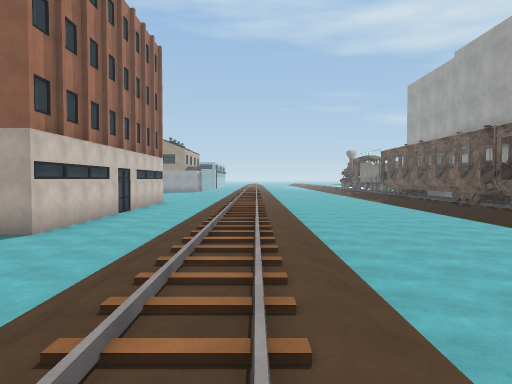
View 1 (above)

20 first-person views from a walk through a Unity game level. The camera is 1.4 m above the floor, tilts 2° down and sees 70° across. The floor is counted in squares, 2 m on a side. Each view is taken from the middle of a square. On the plan, view 1 faces up. The plan holds only what a view shows up to about 11 squares ahead; the rest is blank. The place goes on beyond the plan. Door leaves are left out, so doorways stand open. Some surface patterns are stand-ins.

View 2
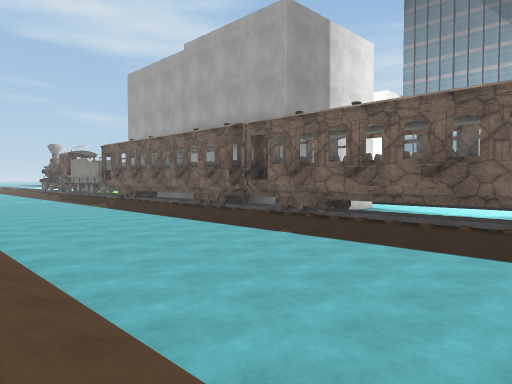

View 3
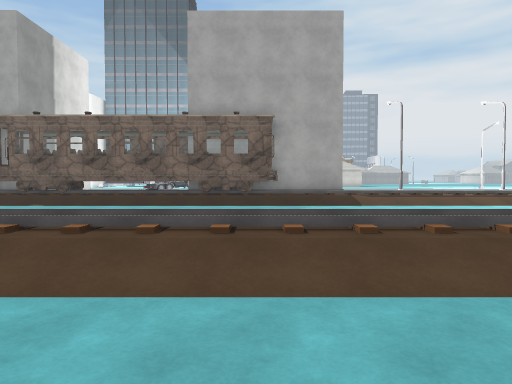

View 4
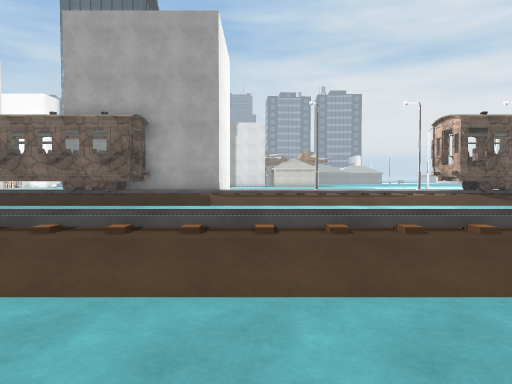

View 5
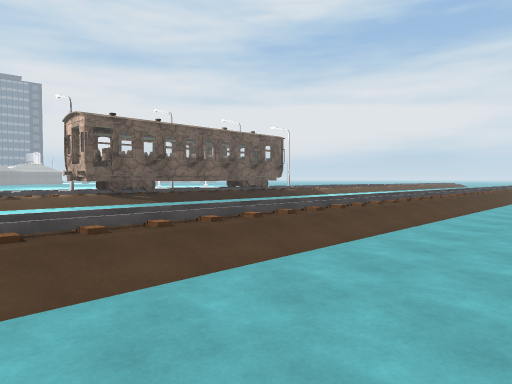

View 6
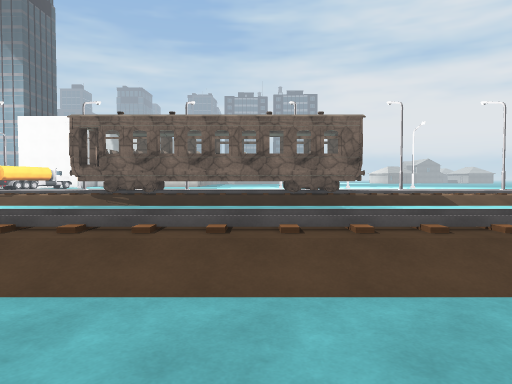

View 7
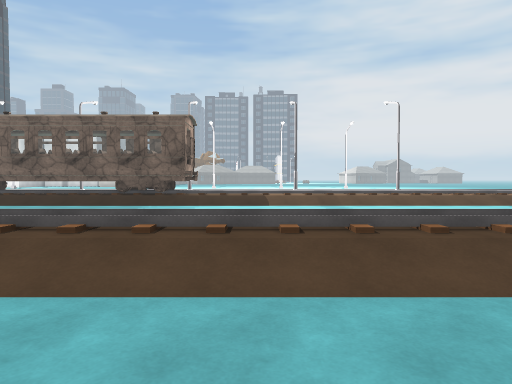

View 8
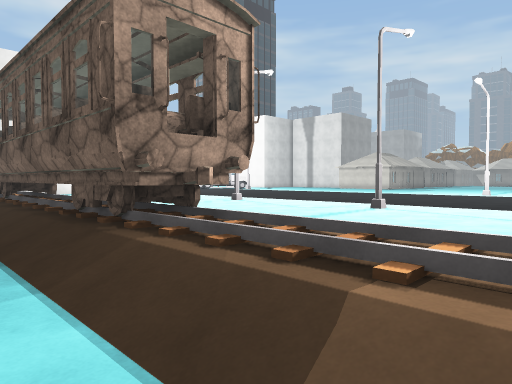

View 9
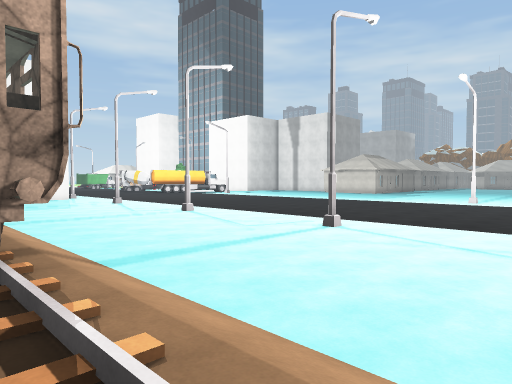

View 10
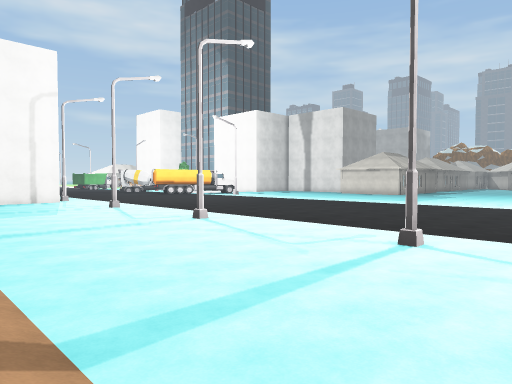

View 11
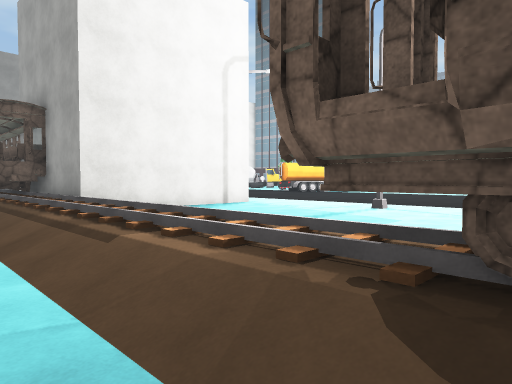

View 12
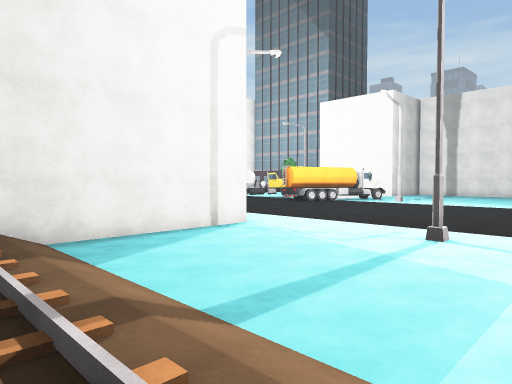

View 13
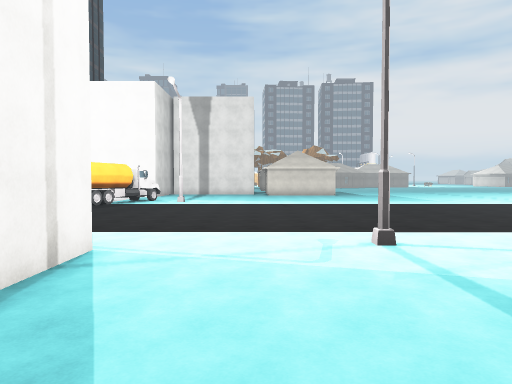

View 14
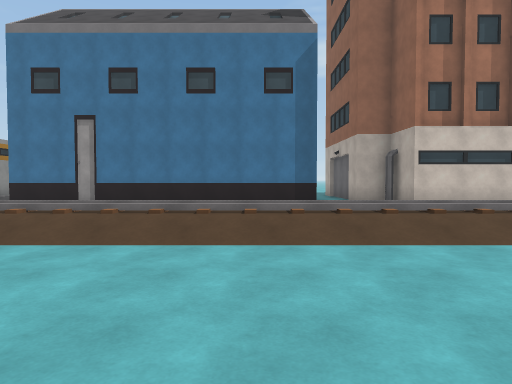

View 15
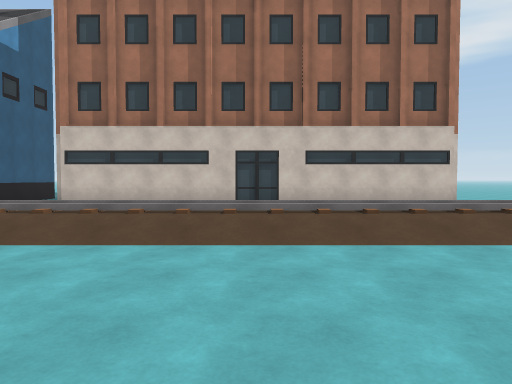

View 16
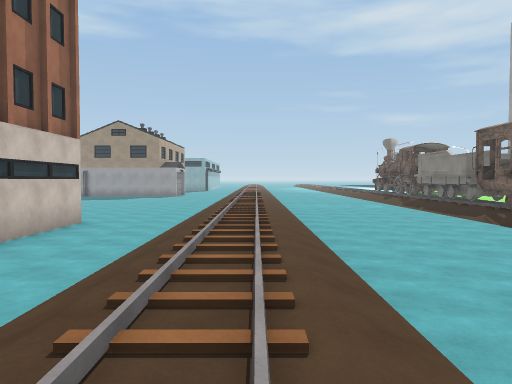

View 17
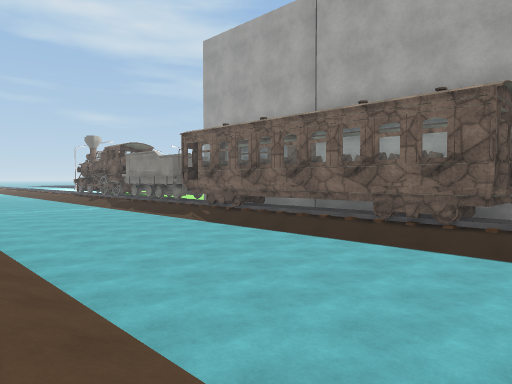

View 18
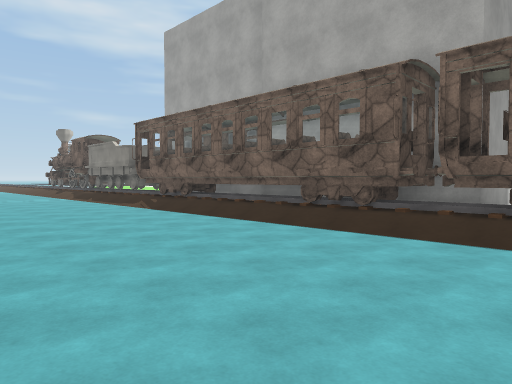

View 19
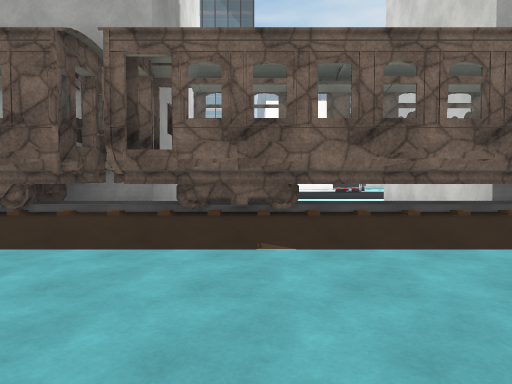

View 20
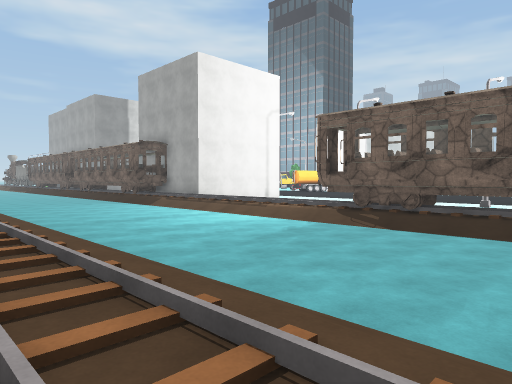

### Floor plan
Key: @ floor where view 1 was taken; # wall or solid block; . floor; / step, stairs or slope; D open door.
Columns run from 6 left of view 1 to 20 right of it. Each row starts with its distance up from view 1.
 19  ..../ /..../
 18 #....///....DD
 17 ##...///..../##
 16  #...///..../##
 15  #...///..../##
 14  #...///..../##
 13  #...///..../##
 12  #...///..../##
 11  #...///..../D#
 10  #...///..../D###
  9  #...///....D#
  8  #...///..../##
  7 ##...///..../#
  6 # ...///..../#    ..
  5   ...///..../#    ..
  4 #  ..///..../#######
  3 #  ..///..../##
  2 # ...///..../D#
  1 #  ..///.. .//#       ....
  0 #   ./@/   .//######......
 -1 #  ..///.. .///...........
 -2 # ...///.. .///...........
 -3 #  ..///....///...........
 -4   ...///....///...........
 -5   ...///....///....#......
 -6   ...///....///...........
 -7   ...///....///...........
 -8    ..///....DDD...........
 -9    ..///..../##...........
-10    ..///..../##....#......
-11    ..///..../# .........
-12    ..///..../# ..........
-13   ...///.  ./# ...........
-14    ..//    ./# ............
-15     .//    ./##....#.......
-16     .//    ./D#...........
-17    ..//    .///...........
-18   ...//    .///.......
-19    ..//    .///..

Where each view was taken, in squares from view 1:
view 1: 0 up, 0 right, facing up
view 2: 3 up, 0 right, facing up-right
view 3: 2 up, 4 left, facing right
view 4: 2 down, 4 left, facing right
view 5: 4 down, 4 left, facing down-right
view 6: 13 down, 4 left, facing right
view 7: 18 down, 4 left, facing right
view 8: 19 down, 5 right, facing up-right
view 9: 19 down, 7 right, facing up-right
view 10: 17 down, 8 right, facing up-right
view 11: 9 down, 5 right, facing up-right
view 12: 7 down, 7 right, facing up-right
view 13: 3 down, 8 right, facing right
view 14: 3 up, 5 right, facing left
view 15: 12 up, 5 right, facing left
view 16: 8 up, 0 right, facing up
view 17: 9 up, 0 right, facing up-right
view 18: 8 up, 1 right, facing up-right
view 19: 8 up, 2 right, facing right
view 20: 13 down, 1 left, facing up-right
